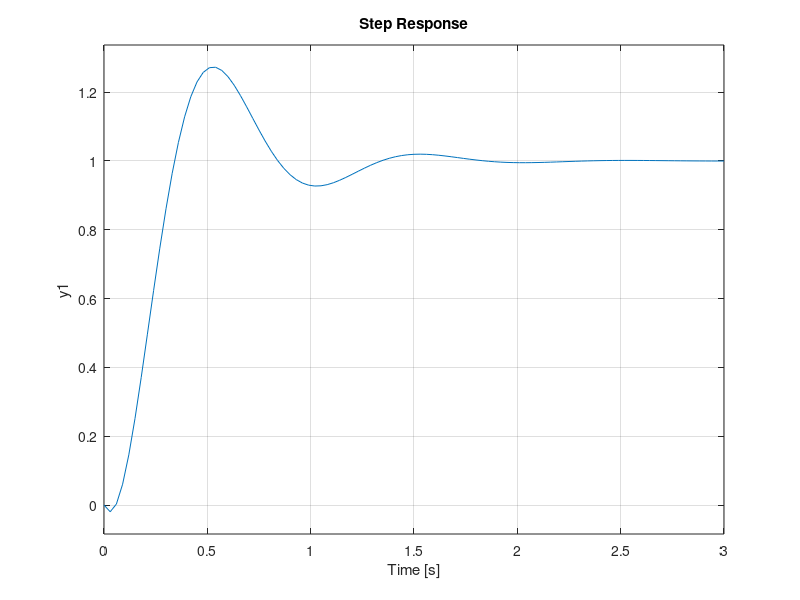

Recreate this plot in MATLAB. (Note: this script raises an error after producing the figure.)
clear, clc

A = [-0.03 0.91; -0.05 -0.01];
B = [0.06; 0.94];
C = [0.98 -0.09];
D = [0.00];
K = [54.11 2.11];
kRef = inv(-C*inv(A-B*K)*B);
Am = A-B*K;
Bm = B*kRef;
Cm = C;

sys = ss(Am,Bm,Cm,D);
step(sys)
System = stepinfo(sys)
